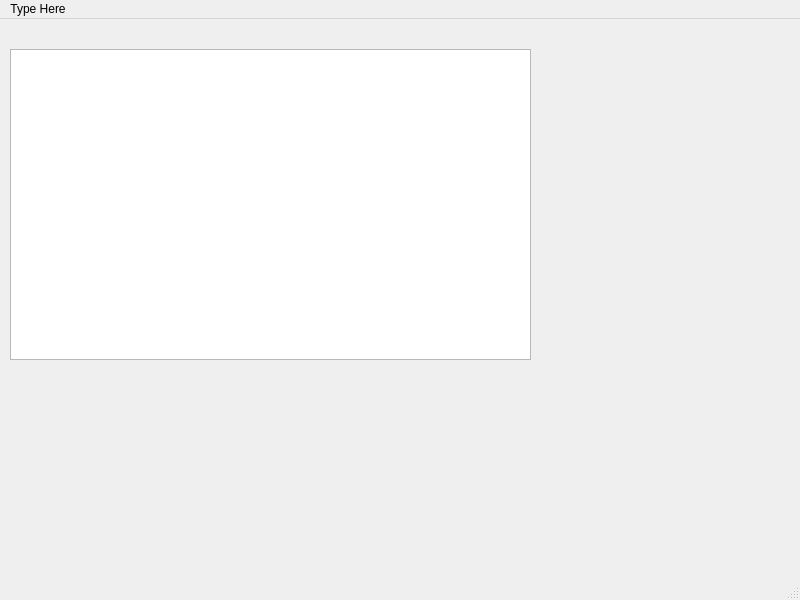
<?xml version="1.0" encoding="UTF-8"?>
<ui version="4.0">
 <class>Notepad</class>
 <widget class="QMainWindow" name="Notepad">
  <property name="geometry">
   <rect>
    <x>0</x>
    <y>0</y>
    <width>800</width>
    <height>600</height>
   </rect>
  </property>
  <property name="windowTitle">
   <string>Notepad</string>
  </property>
  <widget class="QWidget" name="centralwidget">
   <widget class="QTextEdit" name="textEdit">
    <property name="geometry">
     <rect>
      <x>10</x>
      <y>30</y>
      <width>521</width>
      <height>311</height>
     </rect>
    </property>
   </widget>
  </widget>
  <widget class="QStatusBar" name="statusbar"/>
  <widget class="QMenuBar" name="menubar">
   <property name="geometry">
    <rect>
     <x>0</x>
     <y>0</y>
     <width>800</width>
     <height>21</height>
    </rect>
   </property>
   <widget class="QMenu" name="menuNew">
    <property name="title">
     <string>Type Here</string>
    </property>
    <addaction name="actionNew"/>
    <addaction name="actionOpen"/>
    <addaction name="actionSave"/>
    <addaction name="actionSave_as"/>
    <addaction name="actionPrint"/>
    <addaction name="actionExit"/>
   </widget>
   <addaction name="menuNew"/>
  </widget>
  <action name="actionNew">
   <property name="text">
    <string>New</string>
   </property>
  </action>
  <action name="actionOpen">
   <property name="text">
    <string>Open</string>
   </property>
  </action>
  <action name="actionSave">
   <property name="text">
    <string>Save</string>
   </property>
  </action>
  <action name="actionSave_as">
   <property name="text">
    <string>Save as</string>
   </property>
  </action>
  <action name="actionPrint">
   <property name="text">
    <string>Print</string>
   </property>
  </action>
  <action name="actionExit">
   <property name="text">
    <string>Exit</string>
   </property>
  </action>
 </widget>
 <resources/>
 <connections/>
</ui>
